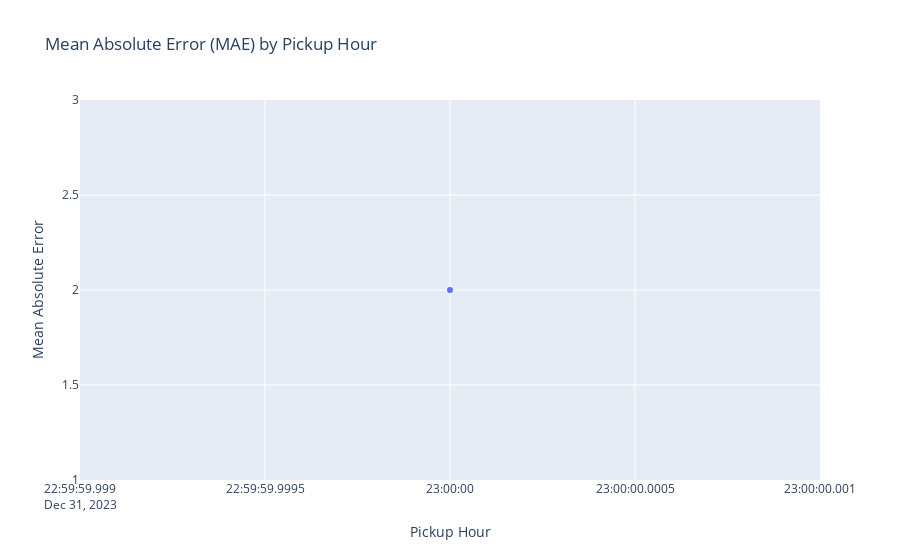

Write notebook code for a chart like this one.
### Code cell
import plotly.express as px

fig = px.line(
    mae_by_hour,
    x='pickup_hour',
    y='MAE',
    title='Mean Absolute Error (MAE) by Pickup Hour',
    labels={'pickup_hour': 'Pickup Hour', 'MAE': 'Mean Absolute Error'},
    markers=True
)

fig.show()

### Figure 1 — Plotly figure (JSON) as saved in the notebook; plotly's stock layout.template omitted (floating-point values rounded to 4 significant figures)
{"data": [{"hovertemplate": "Pickup Hour=%{x}<br>Mean Absolute Error=%{y}<extra></extra>", "legendgroup": "", "line": {"color": "#636efa", "dash": "solid"}, "marker": {"symbol": "circle"}, "mode": "lines+markers", "name": "", "orientation": "v", "showlegend": false, "type": "scatter", "x": ["2023-12-31T23:00:00.000000"], "xaxis": "x", "y": [2.0], "yaxis": "y"}], "layout": {"legend": {"tracegroupgap": 0}, "title": {"text": "Mean Absolute Error (MAE) by Pickup Hour"}, "xaxis": {"anchor": "y", "domain": [0, 1], "title": {"text": "Pickup Hour"}}, "yaxis": {"anchor": "x", "domain": [0, 1], "title": {"text": "Mean Absolute Error"}}}}
